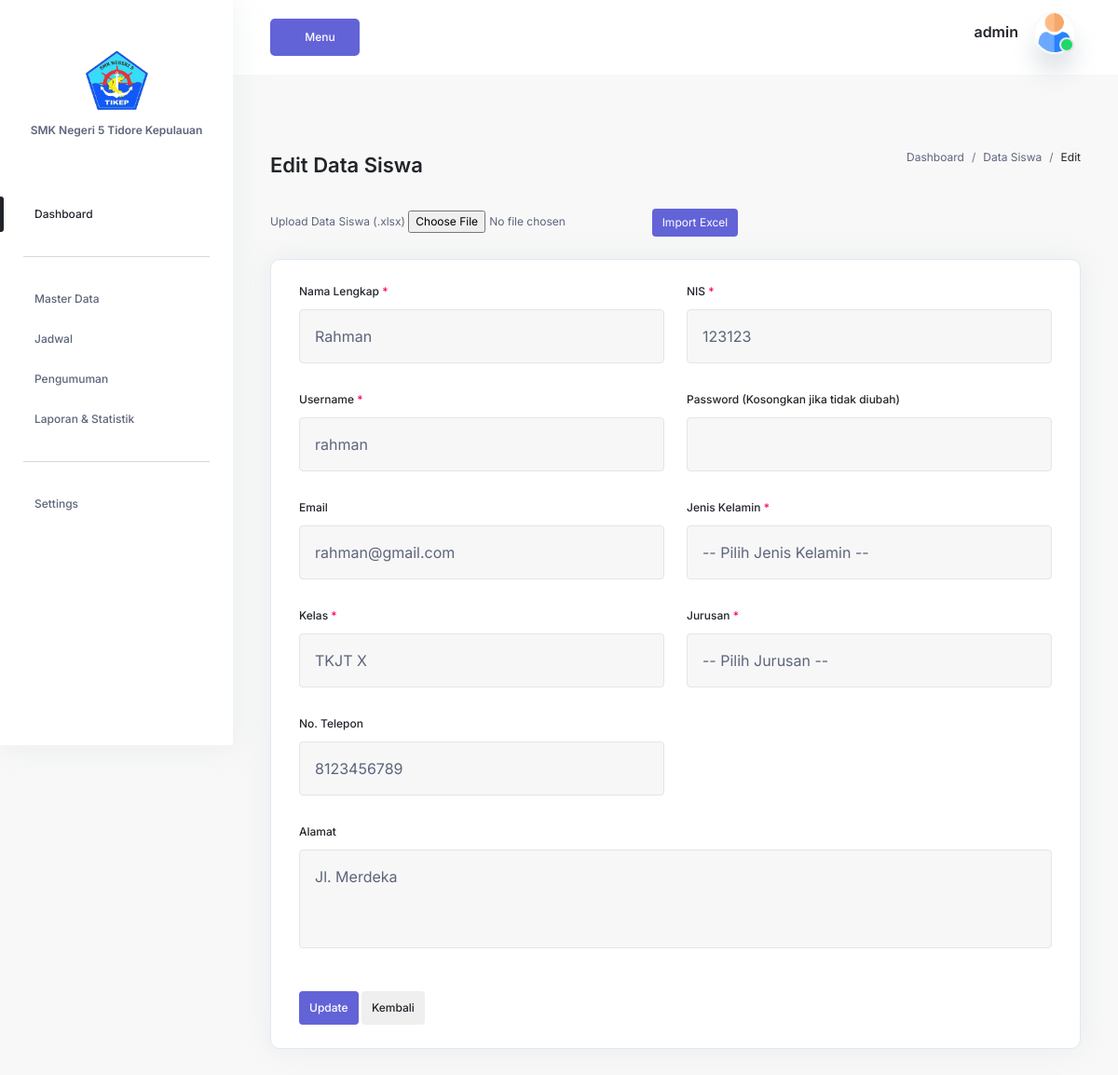
The app's page /login/admin/formSiswa.php?edit=83 (signed in) with its own data.
### tables this page shows
CREATE TABLE `users` (
  `id` int(11) NOT NULL,
  `nama` varchar(100) NOT NULL,
  `username` varchar(50) DEFAULT NULL,
  `password` varchar(255) NOT NULL,
  `email` varchar(100) NOT NULL,
  `role` enum('admin','guru','siswa') NOT NULL,
  `is_active` tinyint(1) NOT NULL DEFAULT '1',
  `login_attempts` tinyint(1) NOT NULL DEFAULT '1',
  `created_at` timestamp NOT NULL DEFAULT CURRENT_TIMESTAMP,
  `updated_at` timestamp NULL DEFAULT NULL ON UPDATE CURRENT_TIMESTAMP
);

CREATE TABLE `siswa` (
  `id` int(11) NOT NULL,
  `user_id` int(11) NOT NULL,
  `nis` varchar(50) NOT NULL,
  `nisn` varchar(50) DEFAULT NULL,
  `jurusan_id` int(11) DEFAULT NULL,
  `kelas_id` int(11) DEFAULT NULL,
  `jenis_kelamin` varchar(20) DEFAULT NULL,
  `alamat` text,
  `no_telp` varchar(20) DEFAULT NULL,
  `nama_ortu` varchar(100) DEFAULT NULL,
  `no_telp_ortu` varchar(20) DEFAULT NULL,
  `created_at` timestamp NOT NULL DEFAULT CURRENT_TIMESTAMP,
  `updated_at` timestamp NULL DEFAULT NULL ON UPDATE CURRENT_TIMESTAMP
);

### login/admin/formSiswa.php (the view, shortened to what this page needs)
<?php
include "../config/koneksi.php";
$editData = null;
if (isset($_GET['edit'])) {
    $id = $_GET['edit'];
    $result = mysqli_query($conn, "SELECT s.*, u.nama, u.username, u.email FROM siswa s JOIN users u ON s.user_id = u.id WHERE s.id='$id'");
    if ($result && mysqli_num_rows($result) > 0) {
        $editData = mysqli_fetch_assoc($result);
    }
}
$kelas_options = mysqli_query($conn, "SELECT id_kelas, nama_kelas FROM kelas ORDER BY nama_kelas");
?>
<?php require_once 'template/header.php'; ?>
<?php require_once 'template/sidebar.php'; ?>
<section class="section">
    <div class="container-fluid">
        <div class="title-wrapper pt-80">
            <div class="row align-items-center">
                <div class="col-md-6">
                    <div class="title d-flex align-items-center flex-wrap mb-30">
                        <h2 class="mr-40"><?= isset($editData) ? 'Edit' : 'Tambah' ?> Data Siswa</h2>
                    </div>
                </div>
                <div class="col-md-6">
                    <div class="breadcrumb-wrapper mb-30">
                        <nav aria-label="breadcrumb">
                            <ol class="breadcrumb">
                                <li class="breadcrumb-item"><a href="#">Dashboard</a></li>
                                <li class="breadcrumb-item"><a href="dataSiswa.php">Data Siswa</a></li>
                                <li class="breadcrumb-item active" aria-current="page"><?= isset($editData) ? 'Edit' : 'Tambah' ?></li>
                            </ol>
                        </nav>
                    </div>
                </div>
            </div>
        </div>
            <div class="flex justify-end items-start mb-4">
                <form method="POST" action="proses_import_siswa.php" enctype="multipart/form-data" class="flex items-center space-x-2">
                    <label class="text-sm font-medium">Upload Data Siswa (.xlsx)</label>
                    <input type="file" name="file_excel" accept=".xls,.xlsx" class="" required>
                    <button type="submit" name="import" class="main-btn primary-btn btn-hover btn-sm">Import Excel</button>
                </form>
            </div>
        <div class="row">
            <div class="col-lg-12">
                <div class="card-style settings-card-1 mb-30">
                    <div class="profile-info">
                        <form method="POST" action="">
                            <div class="row">
                                <div class="col-md-6">
                                    <div class="input-style-1">
                                        <label>Nama Lengkap <span class="text-danger">*</span></label>
                                        <input type="text" name="nama" class="form-control" required
                                               value="<?= htmlspecialchars($editData['nama'] ?? '') ?>">
                                    </div>
                                </div>
                                <div class="col-md-6">
                                    <div class="input-style-1">
                                        <label>NIS <span class="text-danger">*</span></label>
                                        <input type="text" name="nis" class="form-control" required
                                               value="<?= htmlspecialchars($editData['nis'] ?? '') ?>">
                                    </div>
                                </div>
                                <div class="col-md-6">
                                    <div class="input-style-1">
                                        <label>Username <span class="text-danger">*</span></label>
                                        <input type="text" name="username" class="form-control" required
                                               value="<?= htmlspecialchars($editData['username'] ?? '') ?>">
                                    </div>
                                </div>
                                <div class="col-md-6">
                                    <div class="input-style-1">
                                        <label>Password <?= !isset($editData) ? '<span class="text-danger">*</span>' : '(Kosongkan jika tidak diubah)' ?></label>
                                        <input type="password" name="password" class="form-control" <?= !isset($editData) ? 'required' : '' ?>>
                                    </div>
                                </div>
                                <div class="col-md-6">
                                    <div class="input-style-1">
                                        <label>Email</label>
                                        <input type="email" name="email" class="form-control"
                                               value="<?= htmlspecialchars($editData['email'] ?? '') ?>">
                                    </div>
                                </div>
                                <div class="col-md-6">
                                    <div class="input-style-1">
                                        <label>Jenis Kelamin <span class="text-danger">*</span></label>
                                        <select name="jenis_kelamin" class="form-control" required>
                                            <option value="">-- Pilih Jenis Kelamin --</option>
                                        </select>
                                    </div>
                                </div>
                              <div class="col-md-6">
                                    <div class="input-style-1">
                                        <label>Kelas <span class="text-danger">*</span></label>
                                        <select name="kelas" class="form-control" required>
                                            <?php
                                            mysqli_data_seek($kelas_options, 0);
                                            while ($kelas = mysqli_fetch_assoc($kelas_options)):
                                                $selected = (isset($editData) && $editData['kelas_id'] == $kelas['id_kelas']) ? 'selected' : '';
                                            ?>
                                                <option value="<?= $kelas['id_kelas'] ?>" <?= $selected ?>>
                                                    <?= htmlspecialchars($kelas['nama_kelas']) ?>
                                                </option>
                                            <?php endwhile; ?>
                                        </select>
                                    </div>
                                </div>
                                  <div class="col-md-6">
                                    <div class="input-style-1">
                                        <label>Jurusan <span class="text-danger">*</span></label>
                                        <select name="jurusan" class="form-control" required>
                                            <option value="">-- Pilih Jurusan --</option>
                                        </select>
                                    </div>
                                </div>
                                <div class="col-md-6">
                                    <div class="input-style-1">
                                        <label>No. Telepon</label>
                                        <input type="text" name="no_telp" class="form-control"
                                               value="<?= htmlspecialchars($editData['no_telp'] ?? '') ?>">
                                    </div>
                                </div>
                                 <div class="col-md-12">
                                    <div class="input-style-1">
                                        <label>Alamat</label>
                                        <textarea name="alamat" rows="3" class="form-control"><?= htmlspecialchars($editData['alamat'] ?? '') ?></textarea>
                                    </div>
                                </div>
                            </div>
                            <div class="col-12">
                                <button type="submit" name="<?= $editData ? 'update' : 'simpan' ?>" class="main-btn primary-btn btn-hover mt-3">
                                    <?= $editData ? 'Update' : 'Tambah' ?>
                                </button>
                                <a href="jadwalUjian.php" class="main-btn light-btn btn-hover mt-3">Kembali</a>
                            </div>
                        </form>
                    </div>
                </div>
            </div>
        </div>
    </div>
</section>
<?php require_once 'template/footer.php'; ?>

### login/admin/template/header.php (shortened to what this page needs)
<?php
include "../config/koneksi.php";
$user_id = $_SESSION['user_id'];
$query = mysqli_query($conn, "SELECT * FROM users WHERE id = '$user_id'");
 $data = mysqli_fetch_assoc($query);
?>
    <!DOCTYPE html>
<html lang="en">
    <head>
        <link rel="stylesheet" href="https://cdn.jsdelivr.net/npm/@fortawesome/fontawesome-free@5.15.4/css/fontawesome.min.css">
        <link
            href="https://cdn.jsdelivr.net/npm/bootstrap@5.2.0-beta1/dist/css/bootstrap.min.css"
            rel="stylesheet"
>
        <link rel="stylesheet" href="../../css/LineIcons.2.0.css">
        <link href="https://cdn.lineicons.com/4.0/lineicons.css" rel="stylesheet" />
        <link rel="stylesheet" href="https://cdnjs.cloudflare.com/ajax/libs/font-awesome/6.4.2/css/all.min.css" />
        <link rel="stylesheet" href="../assets/css/fullcalendar.css">
        <link rel="stylesheet" href="../assets/css/morris.css">
        <link rel="stylesheet" href="../assets/css/datatable.css">
        <link rel="stylesheet" href="../assets/css/main.css">
<link rel="stylesheet" type="text/css" href="https://cdn.datatables.net/1.11.5/css/jquery.dataTables.css">
        <body>
            <main class="main-wrapper">
                <header class="header">
                    <div class="container-fluid">
                        <div class="row">
                            <div class="col-lg-5 col-md-5 col-6">
                                <div class="header-left d-flex align-items-center">
                                    <div class="menu-toggle-btn mr-20">
                                        <button id="menu-toggle" class="main-btn primary-btn btn-hover">
                                            Menu
                                        </button>
                                    </div>
                                </div>
                            </div>
                            <div class="col-lg-7 col-md-7 col-6">
                                <div class="header-right">
                                    <div class="profile-box ml-15">
                                        <button
                                            class="dropdown-toggle bg-transparent border-0"
                                            type="button"
                                            id="profile"
                                            data-bs-toggle="dropdown"
                                            aria-expanded="false">
                                            <div class="profile-info">
                                                <div class="info">
                                                    <h6><?php echo $data['username'];?></h6>
                                                    <div class="image">
                                                        <img src="../../assets/img/user.png" alt=""/>
                                                        <span class="status"></span>
                                                    </div>
                                                </div>
                                            </div>
                                        </button>
                                    </div>
                                </div>
                            </div>
                        </div>
                    </div>
                </header>

### login/assets/css/fullcalendar.css (style rules this page uses)
:root { --fc-daygrid-event-dot-width:8px;--fc-list-event-dot-width:10px;--fc-list-event-hover-bg-color:#f5f5f5 }

### records on screen
users: username "admin"
siswa: nama "Rahman", nis "123123", username "rahman", email "rahman@gmail.com", no_telp "8123456789", alamat "Jl. Merdeka"

### other values on screen
form field kelas "TKJT X"
